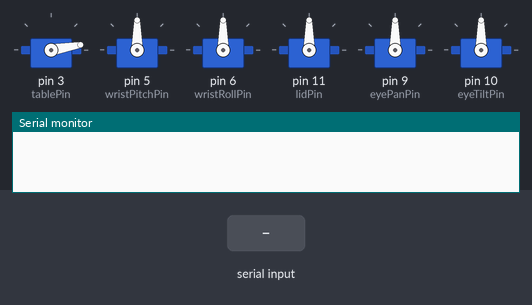
The sketch below on a simulated Arduino Uno, built with avr-gcc and run on an emulated ATmega328P. On the bench: 6 × servo, the last lines printed to the serial monitor. The inputs (shaded band) are chosen by the test bench.

Above: at 1.2 s.
1.3 s: "90,45,200\n" received over Serial
At 2.8 s:
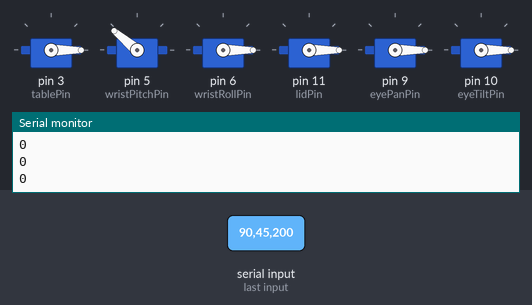
3.8 s: "30,150,10\n" received over Serial
At 6.0 s:
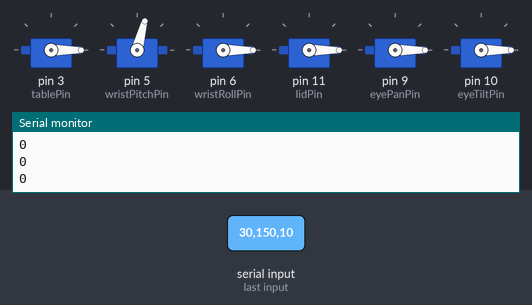
6.3 s: "90,45,200,10\n" received over Serial
At 8.0 s:
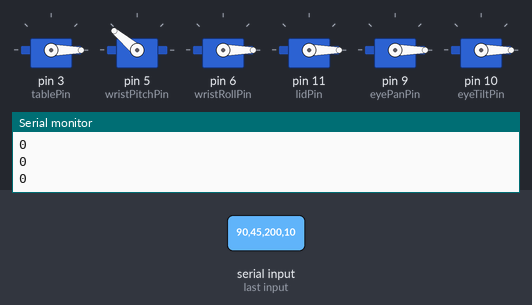
8.8 s: "90,45\n" received over Serial
At 10.9 s:
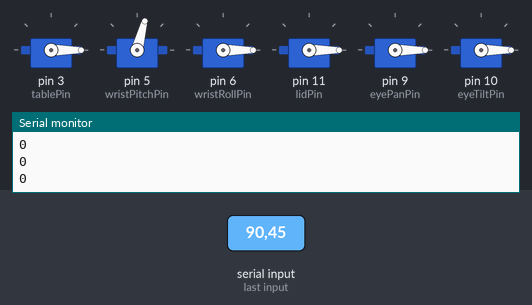
Timing chart, 0 to 12.3 s (numbered marks = the images above; inputs shaded):
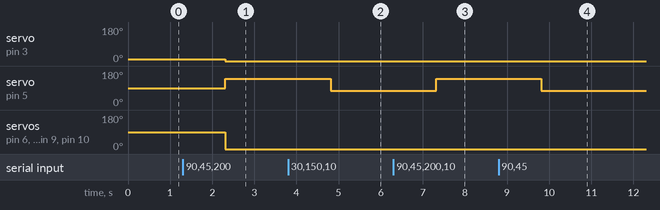

Measured:
- after the input at 1.3 s, servo on pin 3 (tablePin): 10° → 0° after 1.0 s; servo on pin 5 (wristPitchPin): 90° → 140° after 1.0 s; servo on pin 6 (wristRollPin), servo on pin 11 (lidPin), servo on pin 9 (eyePanPin), servo on pin 10 (eyeTiltPin): 90° → 0° after 1.0 s
- after the input at 3.8 s, servo on pin 5 (wristPitchPin): 140° → 75° after 1.0 s
- after the input at 6.3 s, servo on pin 5 (wristPitchPin): 75° → 140° after 1.0 s
- after the input at 8.8 s, servo on pin 5 (wristPitchPin): 140° → 75° after 1.0 s

The sketch:

character_servos.ino
```cpp
#include <Servo.h>

Servo table;
Servo wristPitch;
Servo wristRoll;
Servo lid;
Servo eyePan;
Servo eyeTilt;

String input = "T000WP000WR000L000EP000ET000";

int tableInput = 0;
int wristPitchInput = 0;
int wristRollInput = 0;
int lidInput = 0;
int eyePanInput = 0;
int eyeTiltInput = 0;

int tablePin = 3;
int wristPitchPin = 5;
int wristRollPin= 6;
int lidPin = 11;
int eyePanPin = 9;
int eyeTiltPin = 10;


int tablemin = 0;
int tablemax = 180;
int wristPitchmin = 75;
int wristPitchmax = 140;
int wristRollmin = 0;
int wristRollmax = 90;
int lidmin = 0;
int lidmax = 180;
int eyePanmin = 0;
int eyePanmax = 30;
int eyeTiltmin = 0;
int eyeTiltmax = 70;

void setup()

{

  table.attach(tablePin);
  wristPitch.attach(wristPitchPin);
  wristRoll.attach(wristRollPin);
  lid.attach(lidPin);
  eyePan.attach(eyePanPin);
  eyeTilt.attach(eyeTiltPin);

  table.write(10);


  Serial.begin(9600);
}

void loop() {
  if (Serial.available() > 0) { //T000WP000WR000L000EP000ET000

    input = Serial.readString();
    Serial.read();

    tableInput = (input.substring(1,4)).toInt();
    wristPitchInput = (input.substring(6,9)).toInt();
    wristRollInput = (input.substring(11,14)).toInt();
    lidInput = (input.substring(15,18)).toInt();
    eyePanInput = (input.substring(20,23)).toInt();
    eyeTiltInput = (input.substring(25,28)).toInt();


    if (tableInput < tablemin)
      tableInput = tablemin;
    else if (tableInput > tablemax)
      tableInput = tablemax;

    if (wristPitchInput < wristPitchmin)
      wristPitchInput = wristPitchmin;
    else if (wristPitchInput > wristPitchmax)
      wristPitchInput = wristPitchmax;

    if (wristRollInput < wristRollmin)
      wristRollInput = wristRollmin;
    else if (wristRollInput > wristRollmax)
      wristRollInput = wristRollmax;

    if (lidInput < lidmin)
      lidInput = lidmin;
    else if (lidInput > lidmax)
      lidInput = lidmax;

    if (eyePanInput < eyePanmin)
      eyePanInput = eyePanmin;
    else if (eyePanInput > eyePanmax)
      eyePanInput = eyePanmax;

    if (eyeTiltInput < eyeTiltmin)
      eyeTiltInput = eyeTiltmin;
    else if (eyeTiltInput > eyeTiltmax)
      eyeTiltInput = eyeTiltmax;

    Serial.println(tableInput);
    Serial.println(wristPitchInput);
    Serial.println(wristRollInput);
    Serial.println(lidInput);
    Serial.println(eyePanInput);
    Serial.println(eyeTiltInput);

    table.write(tableInput);
    wristPitch.write(wristPitchInput);
    wristRoll.write(wristRollInput);
    lid.write(lidInput);
    eyePan.write(eyePanInput);
    eyeTilt.write(eyeTiltInput);


  }
  delay (10);
}
```
